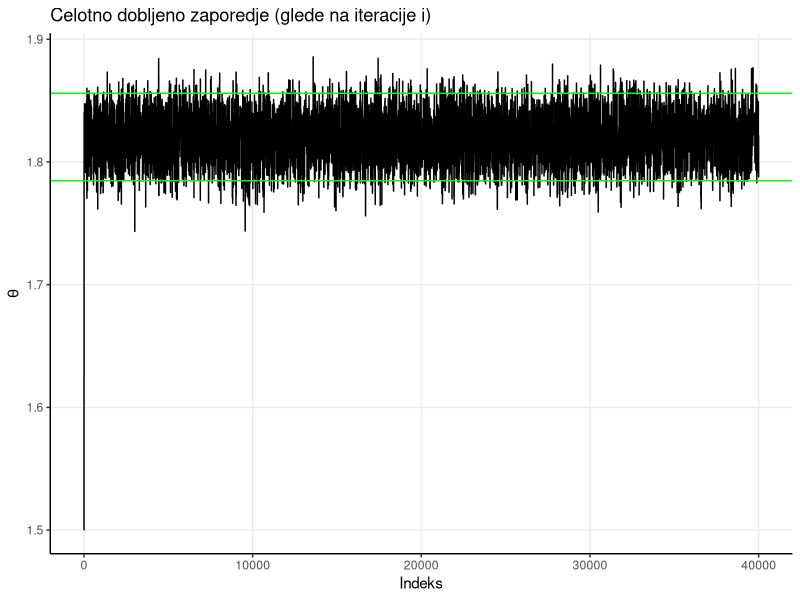
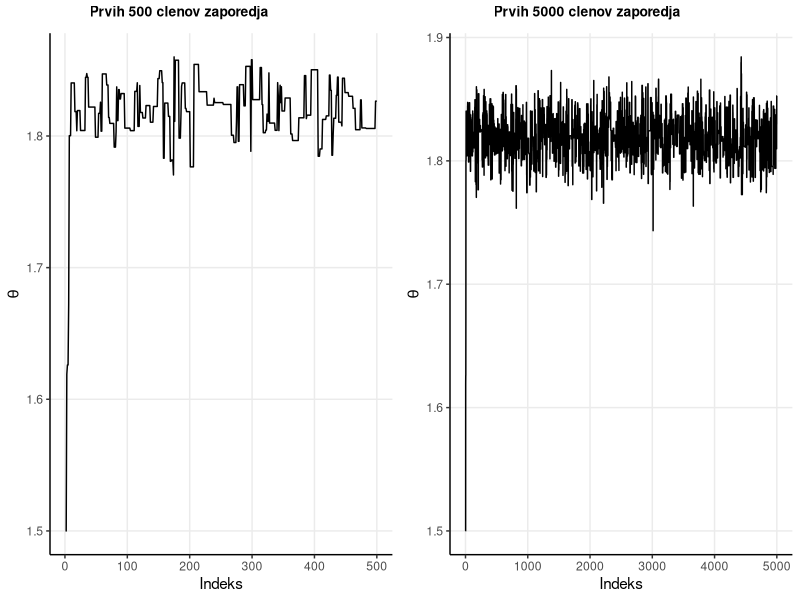
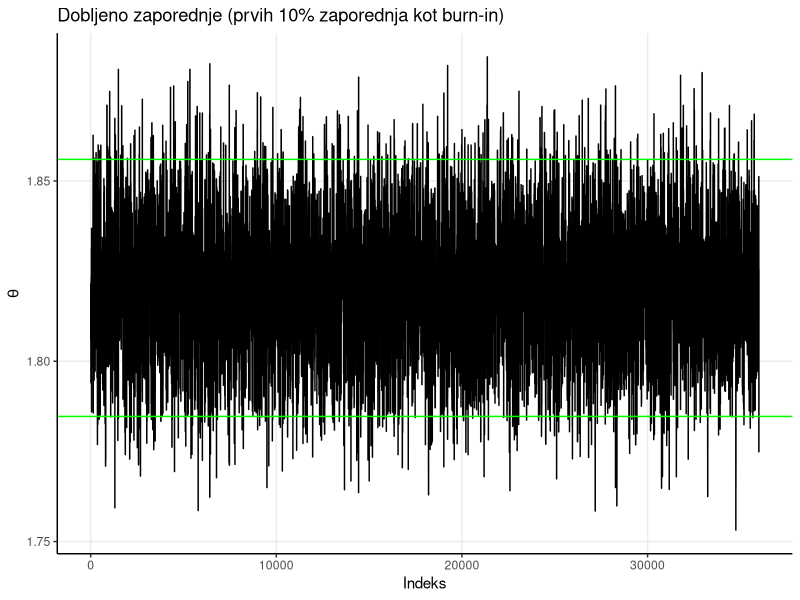
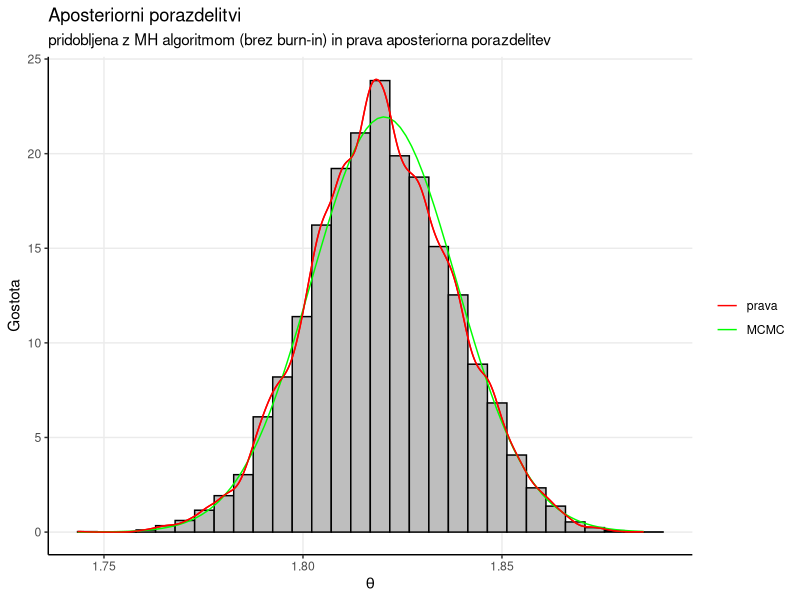
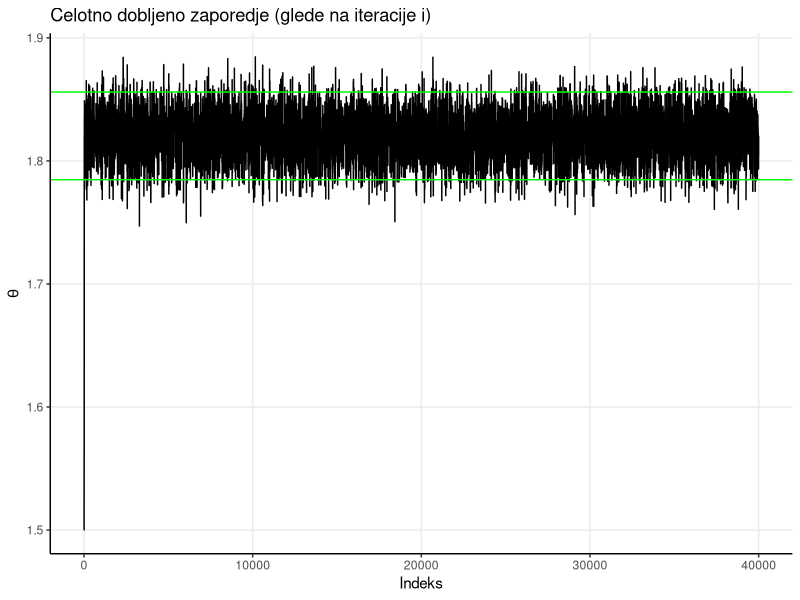
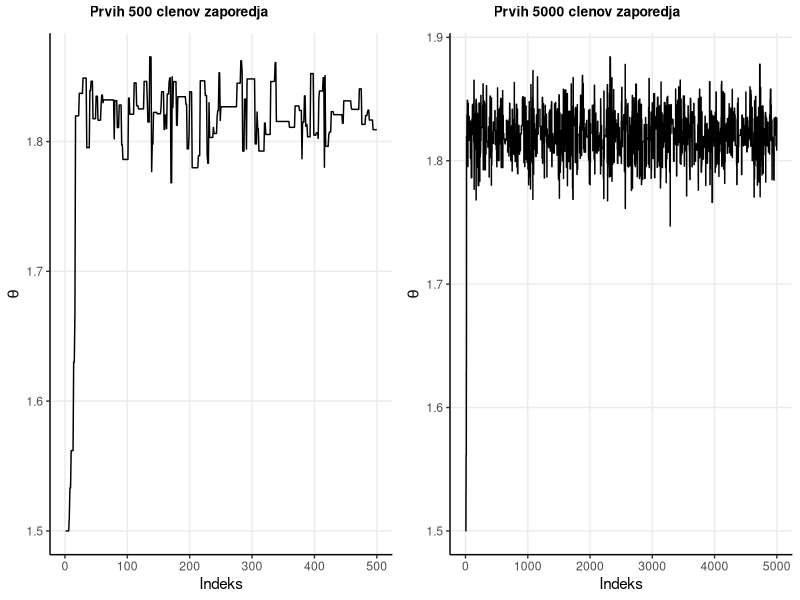
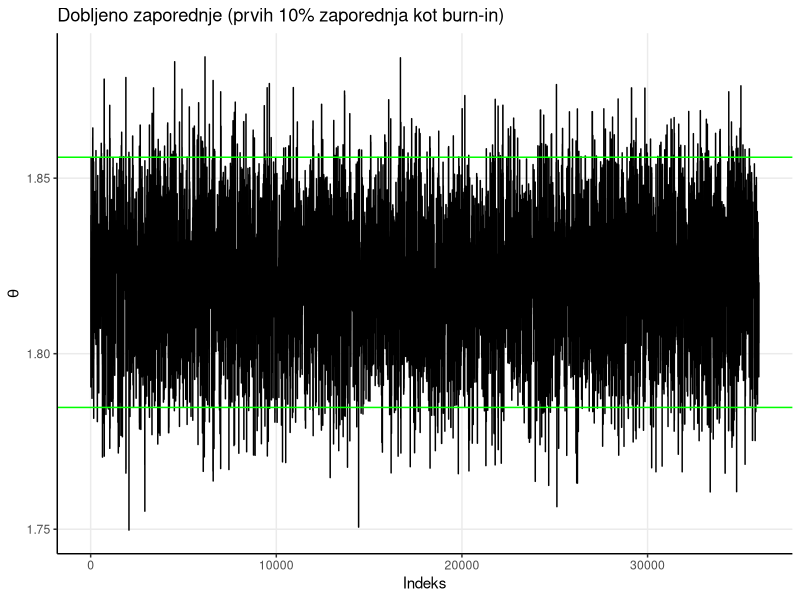
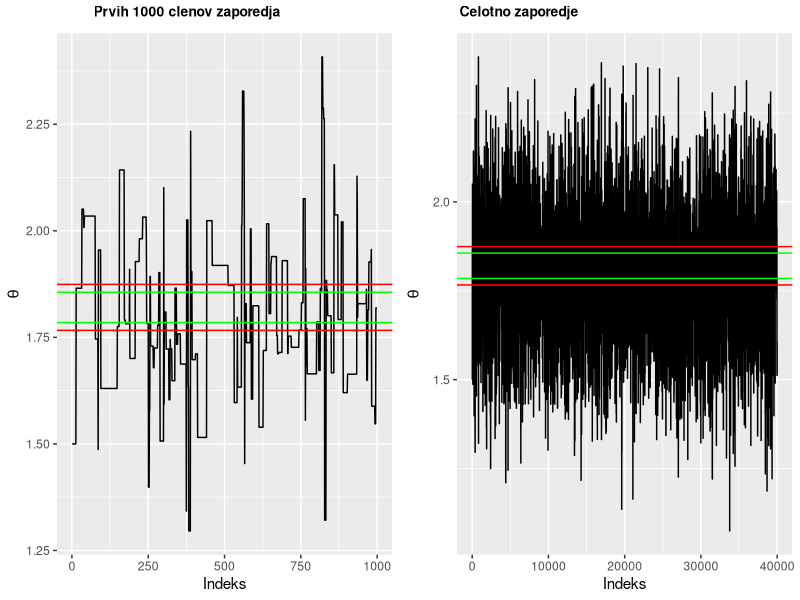

Write R code to recreate these figures, in order.
## ---- chunk 1
knitr::opts_chunk$set(echo = TRUE)
set.seed(123)

# Potrebne knjiznice
library(ggplot2)
library(knitr)
library(dplyr)
library(ggpubr)
library(kableExtra)
## ---- chunk 2
# Funkcija verjetja
verjetje <- function(theta, x, sigma){
  #cleni <- 1/(sqrt(2*pi)*sigma)* exp(-(x-theta)^2/(2*sigma^2))
  #return(prod(cleni))
  return(prod(dnorm(x, theta, sigma)))
}

# Apriorna porazdelitev
apriorna_porazdelitev <- function(theta, mu_0, sigma_0){
  return(dnorm(theta, mu_0, sigma_0))
}

#q funkcija
q <- function(theta_zvezdica, theta, sigma) { 
  return(dnorm(theta_zvezdica, theta, sigma))
}
## ---- chunk 3
metropolis_hastings <- function(n_itr, x, theta_zacetek, sigma, mu_0, sigma_0){
  # n_itr = ponovitve
  # x = podatki
  # theta_zacetek = theta s katero zacnemo in jo posodabljamo
  # sigma = sigma zacetnega modela
  # mu_0 in sigma_0 = parametra apriorne porazdelitve
  
  # Prazen vektor za shranjevanje
  theta <- numeric(n_itr)
  # Zacetna vrednost thete
  theta[1] <- theta_zacetek
    
  for(i in 2:n_itr){
    # Nova theta
    theta_zvezdica <- rnorm(1, theta[i - 1], sigma)
        
    # aposteriorna in verjetje s theta_zvezdica
    aposteriorna_zvezdica <- apriorna_porazdelitev(theta_zvezdica, mu_0, sigma_0)
    verjetje_zvezdica <- verjetje(theta_zvezdica, x, sigma)
    q_zvezdica <- q(theta[i - 1], theta_zvezdica, sigma)
        
    # aposteriorna in verjetje s theta_i
    aposteriorna_i <- apriorna_porazdelitev(theta[i - 1], mu_0, sigma_0)
    verjetje_i <- verjetje(theta[i - 1], x, sigma)
    q_i <- q(theta_zvezdica, theta[i - 1], sigma)
        
    # alpha
    alpha <- min(1, (aposteriorna_zvezdica * verjetje_zvezdica * q_zvezdica) / (aposteriorna_i * verjetje_i * q_i))
         
    # sprejmemo ali zavrnemo
    if(runif(1) < alpha){
        theta[i] <- theta_zvezdica # "accept" -> min(1, A)
        } 
    else{
      theta[i] <- theta[i - 1] # "reject"  -> theta_i
      }
    }

  return(theta)
}

## ---- chunk 4
# Nastavitev parametrov
n_itr <- 40000 

x <- c(1.91, 1.94, 1.68, 1.75, 1.81, 1.83, 1.91, 1.95, 1.77, 1.98, 
       1.81, 1.75, 1.89, 1.89, 1.83, 1.89, 1.99, 1.65, 1.82, 1.65, 
       1.73, 1.73, 1.88, 1.81, 1.84, 1.83, 1.84, 1.72, 1.91, 1.63)

theta_zacetek <- 1.5

sigma <- 0.1
mu_0 <- 1.78
sigma_0 <- 0.2

# Test algoritma
theta <- metropolis_hastings(n_itr, x, theta_zacetek, sigma, mu_0, sigma_0)

## ---- chunk 5
# Prava aposteriorna porazdelitev
n <- length(x)

prec <- 1/sigma^2 
prec0 <- 1/sigma_0^2
prec.n <- prec0 + n*prec 
sigma.n <- sqrt(1/prec.n)

mu.n <- prec0/prec.n * mu_0 + n*prec/prec.n * mean(x)
## ---- chunk 6
df <- data.frame(theta = theta)

ggplot(df, aes(x=1:nrow(df), y=theta)) +
    geom_line() +
    labs(title="Celotno dobljeno zaporedje (glede na iteracije i)",
         x="Indeks",
         y=expression(theta)) +
    # zelena crta
    geom_hline(yintercept = c(qnorm(0.025, mu.n, sigma.n),qnorm(0.975, mu.n, sigma.n)),
               color = "green") +
    theme_bw() + 
    theme(panel.border = element_blank(),
              panel.grid.minor = element_blank(), 
              axis.line = element_line(colour = "black"),
          legend.position = "none") 
## ---- chunk 7
g1 <- ggplot(df %>% slice(1:500), aes(x=1:500, y=theta)) +
    geom_line() +
    labs(title="",
         x="Indeks",
         y=expression(theta)) +
    theme_bw() + 
    theme(panel.border = element_blank(),
              panel.grid.minor = element_blank(), 
              axis.line = element_line(colour = "black"),
          legend.position = "none") 

g2 <-ggplot(df %>% slice(1:5000), aes(x=1:5000, y=theta)) +
    geom_line() +
    labs(title="",
         x="Indeks",
         y=expression(theta)) +
    theme_bw() + 
    theme(panel.border = element_blank(),
              panel.grid.minor = element_blank(), 
              axis.line = element_line(colour = "black"),
          legend.position = "none") 

ggarrange(g1, g2,
          labels = c("Prvih 500 clenov zaporedja", 
                     "Prvih 5000 clenov zaporedja"),
          font.label = list(size = 10),
          ncol = 2) 
## ---- chunk 8
metropolis_hastings_burn_in <- function(n_itr, x, theta_zacetek, sigma, mu_0, sigma_0){
  # n_itr = ponovitve
  # x = podatki
  # theta_zacetek = theta s katero zacnemo in jo posodabljamo
  # sigma = sigma zacetnega modela
  # mu_0 in sigma_0 = parametra apriorne porazdelitve
  
  # pridobimo theto
  theta <- metropolis_hastings(n_itr, x, theta_zacetek, sigma, mu_0, sigma_0)
  
  # v primeru burn in (odstranimo prvih 10% vzorca)
  n_burn_in = n_itr*0.1
  theta = theta[n_burn_in:length(theta)]
  
  return(theta)
}

# Test algoritma
theta <- metropolis_hastings_burn_in(n_itr, x, theta_zacetek, sigma, mu_0, sigma_0)
## ---- chunk 9
# Risanje
df_burnin <- data.frame(theta = theta)

ggplot(df_burnin, aes(x=1:length(theta), y=theta)) +
    geom_line() +
    labs(title="Dobljeno zaporednje (prvih 10% zaporednja kot burn-in)",
         x="Indeks",
         y=expression(theta)) +
    # zelena crta
    geom_hline(yintercept = c(qnorm(0.025, mu.n, sigma.n),qnorm(0.975, mu.n, sigma.n)),
               color = "green") +
    theme_bw() + 
    theme(panel.border = element_blank(),
              panel.grid.minor = element_blank(), 
              axis.line = element_line(colour = "black"),
          legend.position = "none")
  
## ---- chunk 10
#ggplot(df %>% slice(501:n()), aes(x=theta)) +
    #geom_histogram(fill = "grey", color = "black") +
    #labs(x=expression(theta),
         #y="Frekvenca",
         #title="Aposteriorna porazdelitev",
         #subtitle="pridobljena z Metropolis-Hastings algoritmom brez burn-in dela") +
    #theme_bw() + 
    #theme(panel.border = element_blank(),
              #panel.grid.minor = element_blank(), 
              #axis.line = element_line(colour = "black"),
          #legend.position = "none")

# Ne vem cist tocno al rabva aposteriorno samo predstavt graficno al lahko vse skup v enem grafu, zato je zgori graf zakomentiran

# Graf aposteriorne porazdelitve in prave aposteriorne porazdelitve
ggplot(df %>% slice(501:n()), aes(x=theta)) +
    geom_histogram(aes(x = theta, y = ..density..), fill = "grey", color = "black") + 
    geom_density(color = "red", aes(colour = "MCMC"), show_guide=FALSE) +
    stat_function(fun = dnorm, args = list(mean=mu.n, sd=sigma.n), aes(colour = "prava")) +
    labs(x=expression(theta),
         y="Gostota",
         title="Aposteriorni porazdelitvi",
         subtitle="pridobljena z MH algoritmom (brez burn-in) in prava aposteriorna porazdelitev") +
  theme(legend.position = "topright") + 
  scale_color_manual(name = "", 
                     values = c("prava" = "green", "MCMC" = "red"),
                     labels = c("prava", "MCMC")) +
  stat_density(aes(colour="MCMC"), geom="line", position="identity") +
  theme_bw() + 
  theme(panel.border = element_blank(),
        panel.grid.minor = element_blank(), 
        axis.line = element_line(colour = "black"))

## ---- chunk 11
mh_alg <- rbind(mean(df %>% slice(1001:n()) %>% unlist()), mu.n)

ocena_pap <- rbind(quantile(df %>% slice(1001:n()) %>% 
                         unlist(), probs=c(0.025, 0.975)), 
              c(qnorm(0.025, mean=mu.n, sd=sigma.n), qnorm(0.975, mean=mu.n, sd=sigma.n)))

primerjava <- cbind(mh_alg, ocena_pap)

colnames(primerjava) <- c("Povprecje", "2.5%", "97.5%")
rownames(primerjava) <- c("Metropolis-Hastings algoritem", "Ocena iz prave aposteriorne porazdelitve")

kable(primerjava, digits=5, booktabs=T) %>% 
    kable_styling(latex_options=c("striped", "hold_position"), full_width=FALSE)

## ---- chunk 12
# Nastavim nesmiselno zacetno theto, ostali parametri ostanejo enako
theta_zacetek <- 0
# zakomentirano, da se koda ne izvede
#theta <- metropolis_hastings(n_itr, x, theta_zacetek, sigma, mu_0, sigma_0)

## ---- chunk 13
verjetje(0, x, sigma)
apriorna_porazdelitev(0, mu_0, sigma_0)
## ---- chunk 14
# Funkcija verjetja
verjetje_log <- function(theta, x, sigma){
    return(sum(dnorm(x, theta, sigma, log=TRUE)))
}

# Apriorna porazdelitev
apriorna_porazdelitev_log <- function(theta, mu_0, sigma_0){
  return(dnorm(theta, mu_0, sigma_0, log=TRUE))
}

#q funkcija
q_log <- function(theta_zvezdica, theta, sigma){ 
  return(dnorm(theta_zvezdica, theta, sigma, log=TRUE))
}

## ---- chunk 15
metropolis_hastings_log <- function(n_itr, x, theta_zacetek, sigma, mu_0, sigma_0, delez = FALSE){
  # n_itr = ponovitve
  # x = podatki
  # theta_zacetek = theta s katero zacnemo in jo posodabljamo
  # sigma = sigma zacetnega modela
  # mu_0 in sigma_0 = parametra apriorne porazdelitve
  
  # Prazen vektor za shranjevanje
  theta <- numeric(n_itr)
  # Zacetna vrednost thete
  theta[1] <- theta_zacetek
  
  koliko = 0
    
  for(i in 2:n_itr){
    # Nova theta
    theta_zvezdica <- rnorm(1, theta[i - 1], sigma)
        
    # aposteriorna in verjetje s theta_zvezdica (uporabiva implementirane funkcije)
    aposteriorna_zvezdica <- apriorna_porazdelitev_log(theta_zvezdica, mu_0, sigma_0)
    verjetje_zvezdica <- verjetje_log(theta_zvezdica, x, sigma)
    q_zvezdica <- q_log(theta[i - 1], theta_zvezdica, sigma)
        
    # aposteriorna in verjetje s theta_i (uporabiva implementirane funkcije)
    aposteriorna_i <- apriorna_porazdelitev_log(theta[i - 1], mu_0, sigma_0)
    verjetje_i <- verjetje_log(theta[i - 1], x, sigma)
    q_i <- q_log(theta_zvezdica, theta[i - 1], sigma)
        
    # alpha(tukaj se spremeni, + nadomesti * in - nadomesti /)
    alpha <- min(1, exp((aposteriorna_zvezdica + verjetje_zvezdica + q_zvezdica) - (aposteriorna_i + verjetje_i + q_i)))
         
    # sprejmemo ali zavrnemo
    if(runif(1) < alpha){
        koliko = koliko + 1
        theta[i] <- theta_zvezdica # "accept" -> min(1, A)
        } 
    else{
      theta[i] <- theta[i - 1] # "reject"  -> theta_i
      }
    }

  if (delez){
    return(c(theta, koliko/n_itr))
  } else{
    return(theta)
  }
}

# Test algoritma
theta <- metropolis_hastings_log(n_itr, x, theta_zacetek, sigma, mu_0, sigma_0)
## ---- chunk 16
theta_zacetek <- 1.5
theta <- metropolis_hastings_log(n_itr, x, theta_zacetek, sigma, mu_0, sigma_0)

df_log <- data.frame(theta = theta)

ggplot(df_log, aes(x=1:nrow(df_log), y=theta)) +
    geom_line() +
    labs(title="Celotno dobljeno zaporedje (glede na iteracije i)",
         x="Indeks",
         y=expression(theta)) +
    # zelena crta
    geom_hline(yintercept = c(qnorm(0.025, mu.n, sigma.n),qnorm(0.975, mu.n, sigma.n)),
               color = "green") +
    theme_bw() + 
    theme(panel.border = element_blank(),
              panel.grid.minor = element_blank(), 
              axis.line = element_line(colour = "black"),
          legend.position = "none") 
## ---- chunk 17
g1 <- ggplot(df_log %>% slice(1:500), aes(x=1:500, y=theta)) +
    geom_line() +
    labs(title="",
         x="Indeks",
         y=expression(theta)) +
    theme_bw() + 
    theme(panel.border = element_blank(),
              panel.grid.minor = element_blank(), 
              axis.line = element_line(colour = "black"),
          legend.position = "none") 

g2 <-ggplot(df_log %>% slice(1:5000), aes(x=1:5000, y=theta)) +
    geom_line() +
    labs(title="",
         x="Indeks",
         y=expression(theta)) +
    theme_bw() + 
    theme(panel.border = element_blank(),
              panel.grid.minor = element_blank(), 
              axis.line = element_line(colour = "black"),
          legend.position = "none") 

ggarrange(g1, g2,
          labels = c("Prvih 500 clenov zaporedja", 
                     "Prvih 5000 clenov zaporedja"),
          font.label = list(size = 10),
          ncol = 2) 
## ---- chunk 18
metropolis_hastings_log_burn_in <- function(n_itr, x, theta_zacetek, sigma, mu_0, sigma_0, burn_in = FALSE){
  # n_itr = ponovitve
  # x = podatki
  # theta_zacetek = theta s katero zacnemo in jo posodabljamo
  # sigma = sigma zacetnega modela
  # mu_0 in sigma_0 = parametra apriorne porazdelitve
  
  # pridobimo theto
  metropolis_hastings_log(n_itr, x, theta_zacetek, sigma, mu_0, sigma_0)
  
  # v primeru burn in (odstranimo prvih 10% vzorca)
  n_burn_in = n_itr*0.1
  theta = theta[n_burn_in:length(theta)]
  
  return(theta)
}

# Test algoritma
theta <- metropolis_hastings_log_burn_in(n_itr, x, theta_zacetek, sigma, mu_0, sigma_0)
## ---- chunk 19
# Risanje
df_log_burnin <- data.frame(theta = theta)

ggplot(df_log_burnin, aes(x=1:length(theta), y=theta)) +
    geom_line() +
    labs(title="Dobljeno zaporednje (prvih 10% zaporednja kot burn-in)",
         x="Indeks",
         y=expression(theta)) +
    # zelena crta
    geom_hline(yintercept = c(qnorm(0.025, mu.n, sigma.n),qnorm(0.975, mu.n, sigma.n)),
               color = "green") +
    theme_bw() + 
    theme(panel.border = element_blank(),
              panel.grid.minor = element_blank(), 
              axis.line = element_line(colour = "black"),
          legend.position = "none")
  
## ---- chunk 20
risi_razlicna_var <- function(theta_zacetek, sigma){
  theta <- metropolis_hastings_log(n_itr, x, theta_zacetek, sigma, mu_0, sigma_0)
  df_log <- data.frame(theta = theta)
  # celotno zaporedje
  g1 <- ggplot(df_log, aes(x=1:nrow(df_log), y=theta)) +
               geom_line() +
               labs(x="Indeks",
                    y=expression(theta)) +
               # zelena crta
               geom_hline(yintercept = c(qnorm(0.025, mu.n, sigma.n), 
                                         qnorm(0.975, mu.n, sigma.n)),
                         color = "green") +
               # rdeca crta
               geom_hline(yintercept = c(qnorm(0.0015, mu.n, sigma.n),
                                         qnorm(0.9985, mu.n, sigma.n)),
                         color = "red")
               theme_bw() + 
               theme(panel.border = element_blank(),
                         panel.grid.minor = element_blank(), 
                         axis.line = element_line(colour = "black"),
                     legend.position = "none")
  # 5000 clenov
  g2 <-ggplot(df_log %>% slice(1:1000), aes(x=1:1000, y=theta)) +
    geom_line() +
    labs(title="",
         x="Indeks",
         y=expression(theta)) +
    # zelena crta
    geom_hline(yintercept = c(qnorm(0.025, mu.n, sigma.n),
                              qnorm(0.975, mu.n, sigma.n)),
               color = "green")+
    # rdeca crta
    geom_hline(yintercept = c(qnorm(0.0015, mu.n, sigma.n),
                              qnorm(0.9985, mu.n, sigma.n)),
               color = "red")
    theme_bw() + 
    theme(panel.border = element_blank(),
              panel.grid.minor = element_blank(), 
              axis.line = element_line(colour = "black"),
          legend.position = "none") 

  ggarrange(g2, g1, align = "hv",
            labels = c("Prvih 1000 clenov zaporedja", 
                       "Celotno zaporedje"),
            font.label = list(size = 10),
            ncol = 2)
}
## ---- chunk 21
risi_razlicna_var(1.5, 2)
## ---- chunk 22
risi_razlicna_var(1.5, 1)
## ---- chunk 23
risi_razlicna_var(1.5, 0.5)
## ---- chunk 24
risi_razlicna_var(1.5, 0.2)
## ---- chunk 25
risi_razlicna_var(1.5, 0.1)
## ---- chunk 26
risi_razlicna_var(1.5, 0.05)
## ---- chunk 27
risi_razlicna_var(1.5, 0.02)
## ---- chunk 28
risi_razlicna_var(1.5, 0.005)
## ---- chunk 29
risi_razlicna_var(1.5, 0.0001)
## ---- chunk 30
# vrednosti_sigma = c(2, 1, 0.5, 0.2, 0.05, 0.02, 0.005, 0.000001)
# vrednosti_delez_sprejema = NULL
# for (i in vrednosti_sigma){
#   vred = mean(replicate(10, metropolis_hastings_log(n_itr, x, theta_zacetek, i, mu_0, sigma_0, TRUE)[n_itr + 1]))
#   vrednosti_delez_sprejema = c(vrednosti_delez_sprejema, vred)
# }
# df_delez = data.frame("sigma" = vrednosti_sigma,
#                       "delez_sprejema" = vrednosti_delez_sprejema)
# 
# kable(df_delez, digits=c(6,4), booktabs=T) %>% 
#     kable_styling(latex_options=c("striped", "hold_position"), full_width=FALSE)
